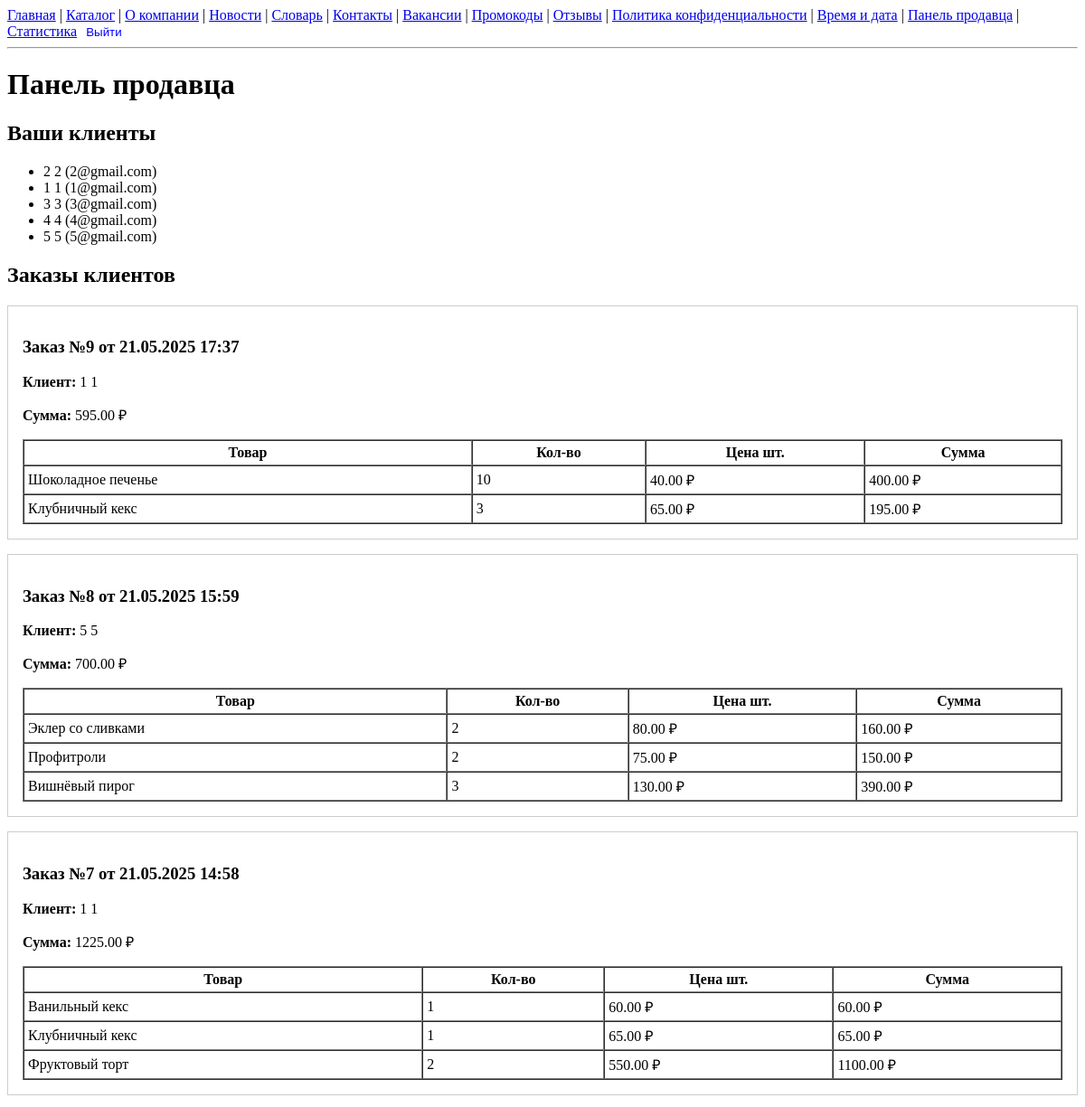
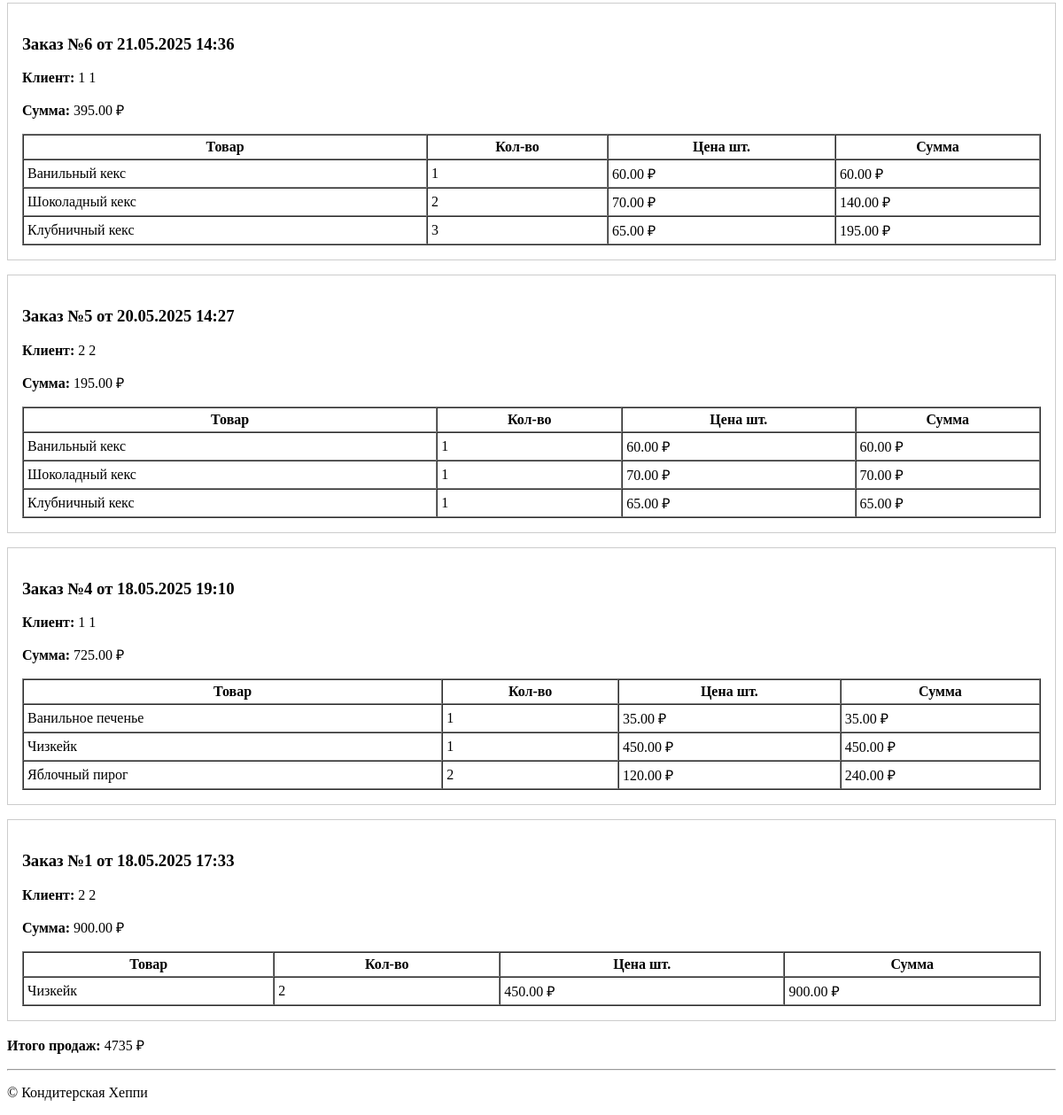
Before: /dashboard/ (signed in) with the older database file (2 pictures, top to bottom).
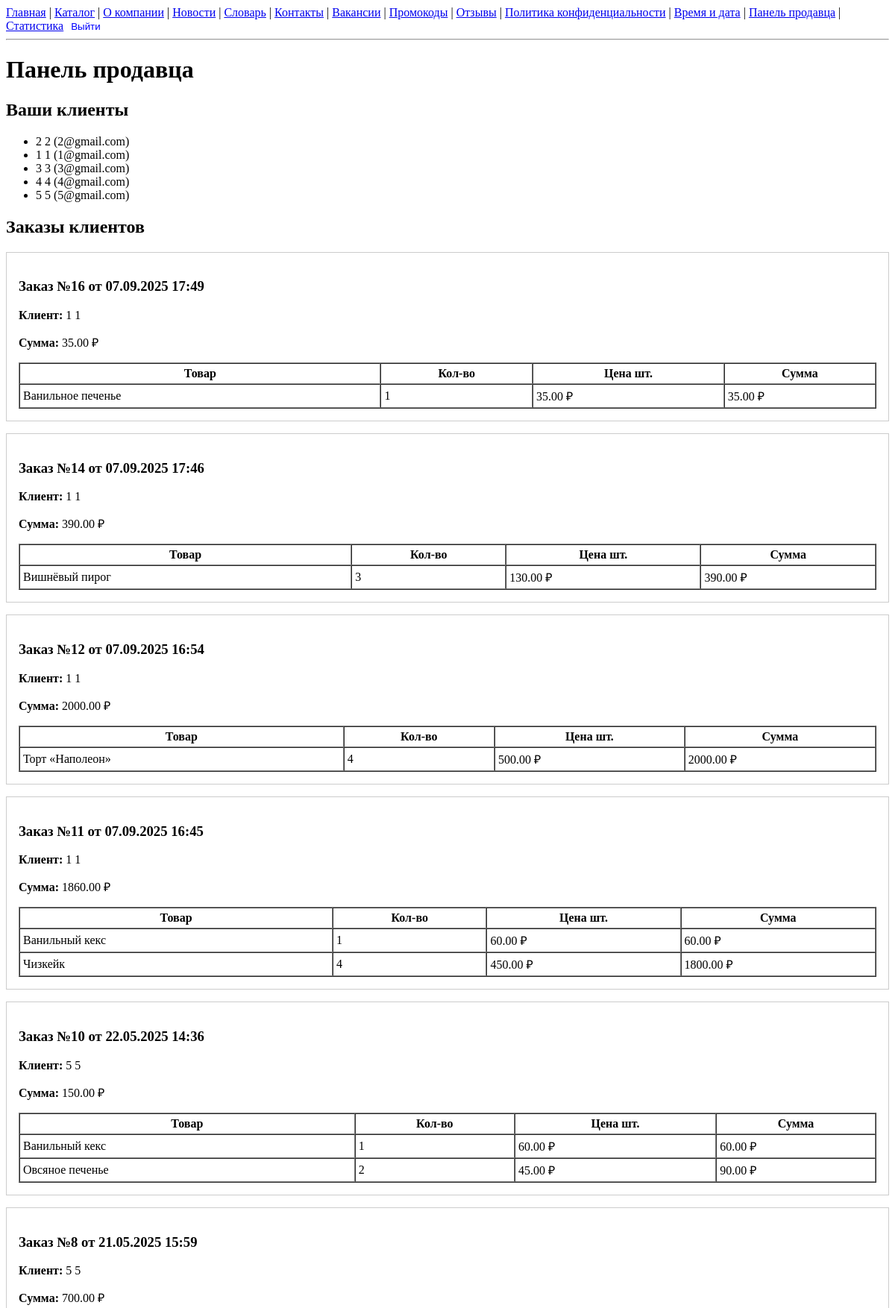
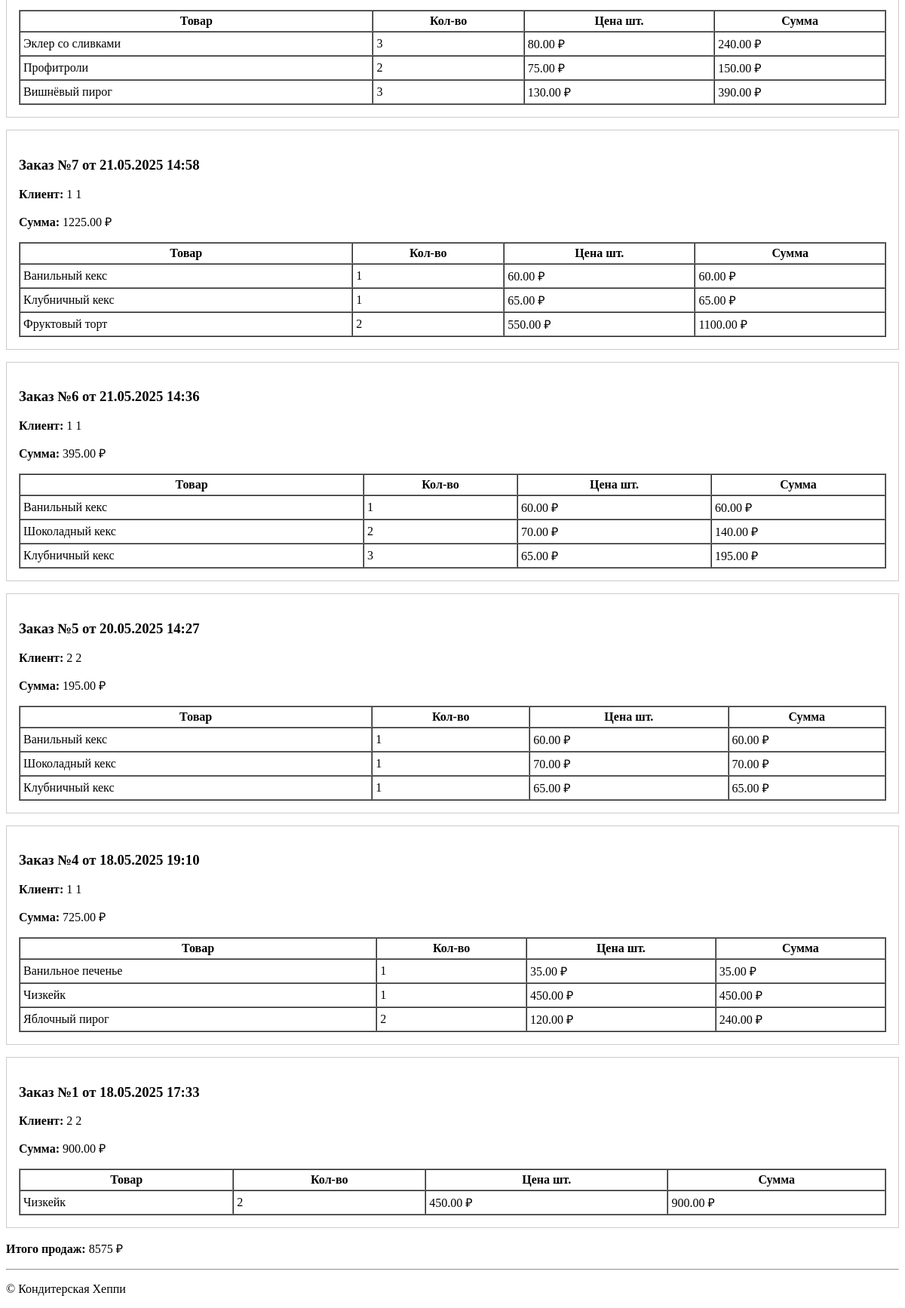
After: the same page with the newer database file (2 pictures, top to bottom).
### shop/models.py (models this page shows, shortened)
class Client(models.Model):
    user  = models.OneToOneField(settings.AUTH_USER_MODEL,
                                on_delete=models.CASCADE,
                                related_name='client_profile')
    phone = models.CharField(max_length=20, blank=True)
    assigned_to = models.ForeignKey(
        settings.AUTH_USER_MODEL,
        null=True,
        blank=True,
        on_delete=models.SET_NULL,
        related_name='clients_assigned'
    )
    birth_date  = models.DateField(null=True, blank=True)
    def __str__(self):
        return self.user.get_full_name() or self.user.username

class Order(models.Model):
    STATUS_CHOICES = [
        ('cart', 'Корзина'),
        ('placed', 'Оформлен'),
        ('paid', 'Оплачен'),
    ]
    client      = models.ForeignKey(Client, on_delete=models.CASCADE, related_name='orders')
    created_at  = models.DateTimeField(auto_now_add=True)
    total_price = models.DecimalField(max_digits=10, decimal_places=2, default=0)
    status = models.CharField(max_length=10, choices=STATUS_CHOICES, default='cart')

class OrderItem(models.Model):
    order   = models.ForeignKey(Order, on_delete=models.CASCADE, related_name='items')
    product = models.ForeignKey(Product, on_delete=models.PROTECT)
    quantity= models.PositiveIntegerField(validators=[MinValueValidator(1)])

class Product(models.Model):
    code = models.CharField(max_length=20, unique=True)
    name = models.CharField(max_length=150)
    product_type = models.ForeignKey(ProductType, on_delete=models.PROTECT, related_name='products')
    price = models.DecimalField(max_digits=8, decimal_places=2, validators=[MinValueValidator(0)])
    in_production = models.BooleanField(default=True)

### shop/views.py (the view)
# urls.py: re_path(r'^dashboard/$', views.SellerDashboardView.as_view(), name='seller_dashboard'),
class SellerDashboardView(SellerRequiredMixin, TemplateView):
    template_name = 'shop/seller_dashboard.html'
    def get_context_data(self, **kwargs):
        ctx = super().get_context_data(**kwargs)
        user = self.request.user
        clients = user.clients_assigned.all()
        orders  = Order.objects.filter(client__in=clients).order_by('-created_at')
        ctx['clients'] = clients
        ctx['orders']  = orders
        ctx['total_sales'] = orders.aggregate(
            total=Sum('total_price')
        )['total'] or 0
        return ctx

### shop/templatetags/math_filters.py (called while the page is built)
@register.filter
def mul(value, arg):
    return value * arg

### shop/views.py (called while the page is built)
    def test_func(self):
        return self.request.user.is_staff

### shop/templates/shop/seller_dashboard.html (shortened to what this page needs)
{% extends 'base.html' %}
{% load math_filters %}
{% block content %}
  <h1>Панель продавца</h1>
  <h2>Ваши клиенты</h2>
  {% if clients %}
    <ul>
      {% for client in clients %}
        <li>{{ client.user.get_full_name }} ({{ client.user.email }})</li>
      {% endfor %}
    </ul>
  {% else %}
    <p>Нет назначенных клиентов.</p>
  {% endif %}
  <h2>Заказы клиентов</h2>
  {% if orders %}
    {% for order in orders %}
      <div style="border:1px solid #ccc; padding:1em; margin-bottom:1em;">
        <h3>Заказ №{{ order.id }} от {{ order.created_at|date:"d.m.Y H:i" }}</h3>
        <p><strong>Клиент:</strong> {{ order.client }}</p>
        <p><strong>Сумма:</strong> {{ order.total_price }} ₽</p>
        <table border="1" cellpadding="4" cellspacing="0" width="100%">
          <thead>
            <tr>
              <th>Товар</th>
              <th>Кол-во</th>
              <th>Цена шт.</th>
              <th>Сумма</th>
            </tr>
          </thead>
          <tbody>
            {% for item in order.items.all %}
            <tr>
              <td>{{ item.product.name }}</td>
              <td>{{ item.quantity }}</td>
              <td>{{ item.product.price }} ₽</td>
              <td>{{ item.quantity|mul:item.product.price }} ₽</td>
            </tr>
            {% endfor %}
          </tbody>
        </table>
      </div>
    {% endfor %}
    <p><strong>Итого продаж:</strong> {{ total_sales }} ₽</p>
  {% else %}
    <p>Нет заказов от ваших клиентов.</p>
  {% endif %}
{% endblock %}

Changed rows visible on the page:
removed Order: id "9", created_at "21.05.2025 17:37", client "1 1", total_price "595.00"
removed OrderItem: product.name "Шоколадное печенье", quantity "10", product.price "40.00", quantity|mul "400.00", shown under "9"
removed OrderItem: product.name "Клубничный кекс", quantity "3", product.price "65.00", quantity|mul "195.00", shown under "9"
added Order: id "16", created_at "07.09.2025 17:49", client "1 1", total_price "35.00"
added OrderItem: product.name "Ванильное печенье", quantity "1", product.price "35.00", quantity|mul "35.00", shown under "16"
added Order: id "14", created_at "07.09.2025 17:46", client "1 1", total_price "390.00"
added OrderItem: product.name "Вишнёвый пирог", quantity "3", product.price "130.00", quantity|mul "390.00", shown under "14"
added Order: id "12", created_at "07.09.2025 16:54", client "1 1", total_price "2000.00"
added OrderItem: product.name "Торт «Наполеон»", quantity "4", product.price "500.00", quantity|mul "2000.00", shown under "12"
added Order: id "11", created_at "07.09.2025 16:45", client "1 1", total_price "1860.00"
added OrderItem: product.name "Ванильный кекс", quantity "1", product.price "60.00", quantity|mul "60.00", shown under "11"
added OrderItem: product.name "Чизкейк", quantity "4", product.price "450.00", quantity|mul "1800.00", shown under "11"
added Order: id "10", created_at "22.05.2025 14:36", client "5 5", total_price "150.00"
added OrderItem: product.name "Ванильный кекс", quantity "1", product.price "60.00", quantity|mul "60.00", shown under "10"
added OrderItem: product.name "Овсяное печенье", quantity "2", product.price "45.00", quantity|mul "90.00", shown under "10"
changed OrderItem "Эклер со сливками": quantity "2" → "3"; quantity|mul "160.00" → "240.00"
Other visible differences:
{{ total_sales }}: "4735" → "8575"
